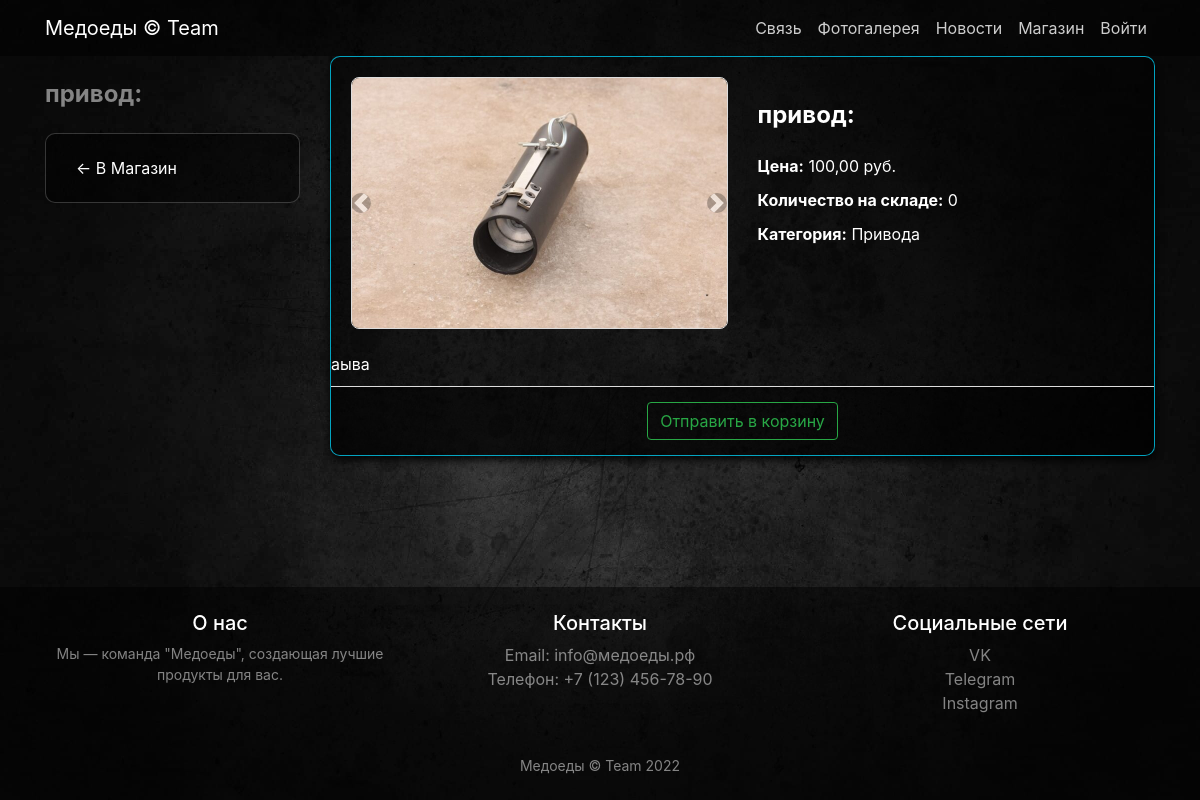
Page /store/product/1/ on the committed database.
### store/models.py (models this page shows, shortened)
class Product(models.Model):
    name = models.CharField(max_length=120)
    description = models.TextField()
    price = models.DecimalField(max_digits=10, decimal_places=2)
    quantity = models.PositiveIntegerField(default=0)
    image = models.ImageField(upload_to='products_images', blank=True)  # Основное изображение
    category = models.ForeignKey(to=ProductCategory, on_delete=models.PROTECT)

class ProductCategory(models.Model):
    name = models.CharField(max_length=50, unique=True)
    description = models.TextField(null=True, blank=True)

### store/views.py (the view)
# urls.py: path('product/<int:product_id>/', views.product_detail, name='product_detail'),
def product_detail(request, product_id):
    product = get_object_or_404(Product, id=product_id)  # Используем get_object_or_404 для безопасности
    return render(request, 'store/item.html', {'product': product})

### store/templates/store/item.html (shortened to what this page needs)
{% extends 'store/base.html' %}
{% load static %}
{% block css %}
    <link href="{% static '/css/productdetail.css' %}" rel="stylesheet">
{% endblock %}
{% block content %}
<div class="container">
    <div class="row">
        <div class="col-lg-3">
                <h3 class="my-4 text-white-50">  {{ product.name }}:</h3>
                <div class="list-group">
                    <a href="{% url 'store:index' %}" class="list-group-item back-button">← В Магазин</a>
                </div>
            </div>
        <div class="col-lg-9">
            <div class="card mb-4">
                <div class="card-body">
                    <div class="row">
                        <div class="col-lg-6">
                           <div id="carousel-example-1z" class="carousel slide carousel-fade" data-ride="carousel">
							    <ol class="carousel-indicators">
							        <li data-target="#carousel-example-1z" data-slide-to="0" class="active"></li>
							    </ol>
							    <div class="carousel-inner" role="listbox">
							        <div class="carousel-item active">
							            <img class="d-block w-100 carousel-image" src="{{ product.image.url }}" alt="Основное изображение">
							        </div>
							    </div>
							    <a class="carousel-control-prev" href="#carousel-example-1z" role="button" data-slide="prev">
							        <span class="carousel-control-prev-icon" aria-hidden="true"></span>
							    </a>
							    <a class="carousel-control-next" href="#carousel-example-1z" role="button" data-slide="next">
							        <span class="carousel-control-next-icon" aria-hidden="true"></span>
							    </a>
							</div>
                        </div>
                        <div class="col-lg-6">
                            <h3 class="my-4">{{ product.name }}:</h3>
                            <p><strong>Цена:</strong> {{ product.price }} руб.</p>
                            <p><strong>Количество на складе:</strong> {{ product.quantity }}</p>
                            <p><strong>Категория:</strong> {{ product.category.name }}</p>
                        </div>
                    </div>
                </div>
                <p class="card-text">{{ product.description }}</p>
                <div class="card-footer text-center">
                    <a class="btn btn-outline-success" href="{% url 'store:basket_add' product.id %}">
                        Отправить в корзину
                    </a>
                </div>
            </div>
        </div>
    </div>
</div>
{% endblock %}
{% block footer %}
<footer class="py-4" style="background-color: rgba(0, 0, 0, 0.5);">
    <div class="container">
        <div class="row">
            <div class="col-lg-4 col-md-6 mb-4">
                <h5 class="text-white">О нас</h5>
                <p class="text-white-50">Мы — команда "Медоеды", создающая лучшие продукты для вас.</p>
            </div>
            <div class="col-lg-4 col-md-6 mb-4">
                <h5 class="text-white">Контакты</h5>
                <ul class="list-unstyled">
                    <li><a href="mailto:info@медоеды.рф" class="text-white-50">Email: info@медоеды.рф</a></li>
                    <li><a href="#" class="text-white-50">Телефон: +7 (123) 456-78-90</a></li>
                </ul>
            </div>
            <div class="col-lg-4 col-md-6 mb-4">
                <h5 class="text-white">Социальные сети</h5>
                <ul class="list-unstyled">
                    <li><a href="https://vk.com/team_honey_badgers" class="text-white-50">VK</a></li>
                    <li><a href="https://t.me/honeybadgerteambot" class="text-white-50">Telegram</a></li>
                    <li><a href="#" class="text-white-50">Instagram</a></li>
                </ul>
            </div>
        </div>
        <div class="text-center">
            <p class="m-0 text-white-50">Медоеды &copy; Team 2022</p>
        </div>
    </div>
</footer>
{% endblock %}

### static/css/productdetail.css (style rules this page uses)
body { background: url("../img/walper.jpg") no-repeat center top fixed; background-size: cover; padding-top: 56px; }
.list-group { background-color: #00000080; border: 1px solid rgba(255, 255, 255, 0.2); border-radius: 10px; padding: 10px; text-decoration: none; }
.card { background-color: #00000080; border: 1px solid rgba(0, 217, 255, 0.747); border-radius: 10px; color: white; transition: background-color 0.3s ease, transform 0.3s ease; display: flex; flex-direction: column; height: 400px; overflow: hidden; box-shadow: 0 4px 8px rgba(0, 0, 0, 0.927); }
.card-body { padding: 20px; }
.card-footer { background-color: #00000080; border-top: 1px solid #ddd; padding: 15px; }
.carousel { border: 1px solid #ddd; border-radius: 8px; overflow: hidden; }
.carousel-image { height: 250px; width: 100%; object-fit: cover; }
.carousel-indicators { bottom: -40px; }
.carousel-indicators li { background-color: #666; border-radius: 50%; width: 10px; height: 10px; }
.carousel-indicators .active { background-color: #333; }
.carousel-control-prev-icon, .carousel-control-next-icon { background-color: rgba(0, 0, 0, 0.5); border-radius: 50%; padding: 10px; }
.carousel-control-prev, .carousel-control-next { width: 5%; }
h3 { font-size: 24px; font-weight: bold; margin-bottom: 20px; }
p { font-size: 16px; margin-bottom: 10px; }
strong { font-weight: bold; }
.list-group-item { background-color: transparent; border: none; color: white; transition: background-color 0.3s ease; text-decoration: none; }
.btn-outline-success { border-color: #28a745; color: #28a745; }
footer { position: fixed; bottom: 0; left: 0; width: 100%; background-color: #333; color: white; text-align: center; padding: 20px 0; }
footer p { margin: 0; font-size: 14px; }

### rows in the picture
Product: name "привод", image (picture), price "100,00", quantity "0", category.name "Привода", description "аыва"
